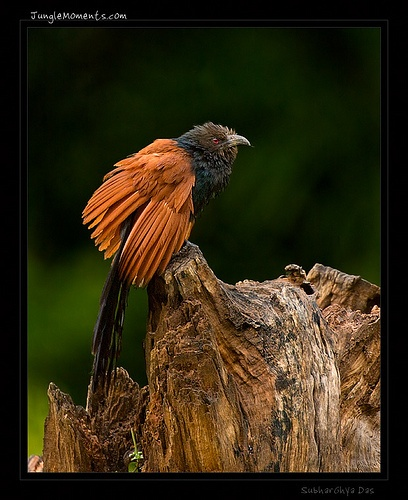
#> input picture data/calib/000.jpg, 408 x 500 px
$ python -i quantize_w8a8.py   (imports and definitions only)
#> lines starting #> are read from the running program, lines starting #| are printed output that depends on the picture
#!/usr/bin/env python3
"""
int8 quantize every weight layer of the litert deit-tiny and check integer math

For each CONV_2D / FULLY_CONNECTED layer (50 in total):
  weights => int8, one scale per output channel (symmetric)
  input  => int8, one scale per layer, from the largest val seen on the calibration images
  bias  => int32, scaled by input_scale * weight_scale
  requantization: the int32 sum is scaled back to int8 with an integer multiplier and shift no floating point
The check runs each quantized layer on images NOT used for calibration (data/coco/eval), feeding it the FP32
model's real layer input, and reports how close the dequantized int8 output is to the FP32 output.
"""

import argparse
import glob
import math
import os
import re

import numpy as np
from PIL import Image
from ai_edge_litert.interpreter import Interpreter, OpResolverType

MEAN = np.array([0.485, 0.456, 0.406], dtype=np.float32)   # average of the red, green and blue channels
STD = np.array([0.229, 0.224, 0.225], dtype=np.float32) # spread of each channel
WEIGHT_OPS = ("CONV_2D", "FULLY_CONNECTED")
PERCENTILE = 99.99   # activation range = this percentile of x (ignores single outliers)
N_CHECK = 32         # the first N_CHECK images of the evaluation set are used for the per-layer error check


def preprocess(path):
    """Resize shorter side to 256, center-crop 224, normalize, NCHW float32."""
#> called with path = '../data/calib/000.jpg'
    img = Image.open(path).convert("RGB")
#> img is the input picture: PIL image 408x500 RGB; mean R, G, B 48.7, 40.2, 18.4
    w, h = img.size
#> w = 408; h = 500
    s = 256 / min(w, h)
#> s = 0.627
    img = img.resize((max(224, round(w * s)), max(224, round(h * s))), Image.BICUBIC)
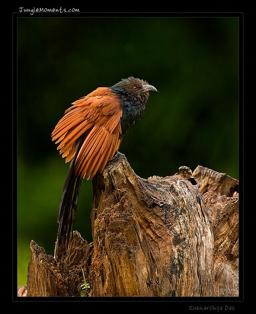
#> img: PIL image 256x314 RGB; mean R, G, B 48.7, 40.2, 18.5
    w, h = img.size
#> w = 256; h = 314
    l, t = (w - 224) // 2, (h - 224) // 2
#> l = 16; t = 45
    x = (np.asarray(img.crop((l, t, l + 224, t + 224)), dtype=np.float32) / 255.0 - MEAN) / STD
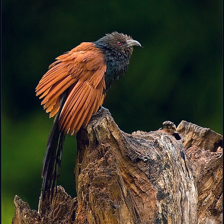
#> x: shape (224, 224, 3) float32; mean R, G, B -1.06, -1.14, -1.4; drawn with min black and max white
    return x.transpose(2, 0, 1)[None].copy()


class Model:
    # [18 lines left out: function __init__, not called in this run]

    def run(self, x):
        self.it.set_tensor(self.inp, x)
        self.it.invoke()

    def get(self, idx):
        return self.it.get_tensor(idx).copy()


# [6 lines left out: function as_matrix, not called in this run]


def weight_matrix(w):
    return w.reshape(w.shape[0], -1)          # [N, K]; conv filter [N, kh, kw, cin] flattens in patch order


# [23 lines left out: functions quantize_multiplier, srdhm, rounding_shift, not called in this run]


def requantize(acc, mult, shift):
    return np.clip(rounding_shift(srdhm(acc, mult), shift), -128, 127).astype(np.int8)


# [74 lines left out: function main, not called in this run]


# [2 lines not run here, left out]

>>> result = preprocess('../data/calib/000.jpg')

$ run again, on data/calib/004.jpg
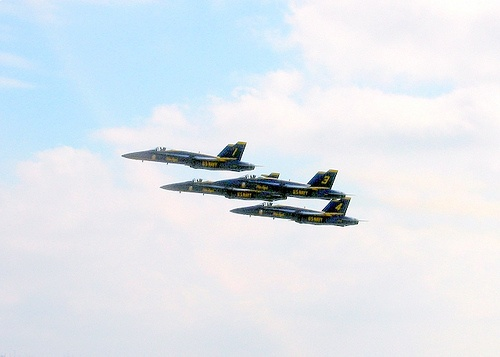
#> input picture data/calib/004.jpg, 500 x 357 px
#> in preprocess, img is the input picture: PIL image 500x357 RGB; mean R, G, B 223.7, 230.2, 237.1
#> img: PIL image 359x256 RGB
#> in preprocess, `x = (np.asarray(img.crop((l, t, l + 224, t + 224)), dtype=np.float32) ..`:
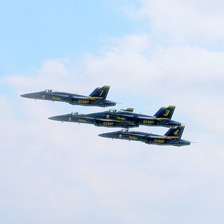
#> x: shape (224, 224, 3) float32; mean R, G, B 1.65, 1.92, 2.24; drawn with min black and max white

$ run again, on data/calib/005.jpg
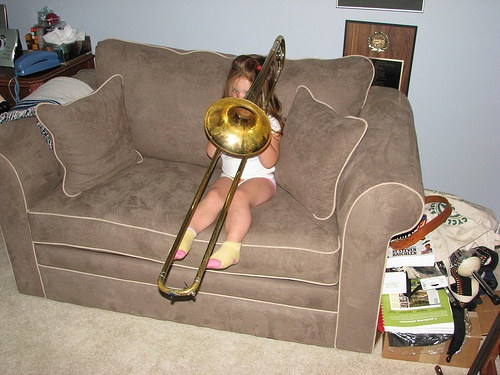
#> input picture data/calib/005.jpg, 500 x 375 px
#> in preprocess, img is the input picture: PIL image 500x375 RGB; mean R, G, B 152.5, 137.3, 123.2
#> in preprocess, `img = img.resize((max(224, round(w * s)), max(224, round(h * s))), Ima..`:
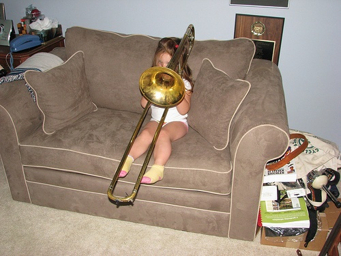
#> img: PIL image 341x256 RGB; mean R, G, B 152.5, 137.3, 123.2
#> in preprocess, `x = (np.asarray(img.crop((l, t, l + 224, t + 224)), dtype=np.float32) ..`:
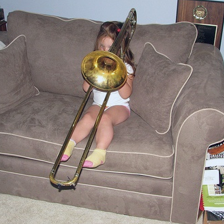
#> x: shape (224, 224, 3) float32; mean R, G, B 0.485, 0.262, 0.163; drawn with min black and max white

$ run again, on data/calib/006.jpg
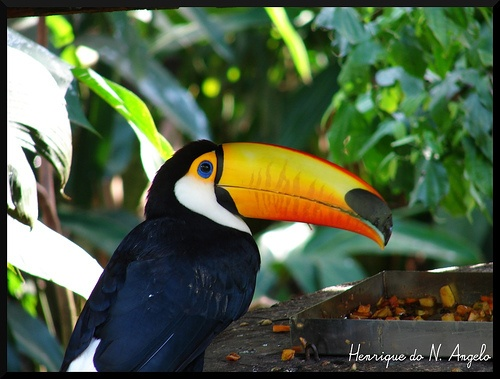
#> input picture data/calib/006.jpg, 500 x 379 px
#> in preprocess, img is the input picture: PIL image 500x379 RGB; mean R, G, B 79, 94.2, 66.7
#> in preprocess, `img = img.resize((max(224, round(w * s)), max(224, round(h * s))), Ima..`:
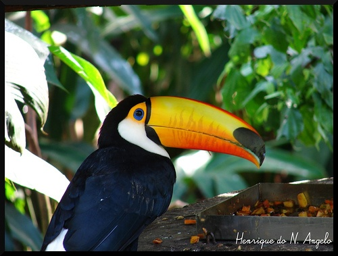
#> img: PIL image 338x256 RGB; mean R, G, B 79, 94.2, 66.7
#> in preprocess, `x = (np.asarray(img.crop((l, t, l + 224, t + 224)), dtype=np.float32) ..`:
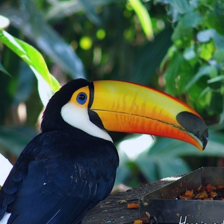
#> x: shape (224, 224, 3) float32; mean R, G, B -0.827, -0.481, -0.808; drawn with min black and max white
